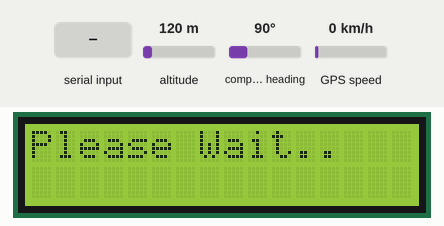
Bench run of a sketch on a simulated Arduino Nano, built with avr-gcc and run on an emulated ATmega328P. Parts: 16×2 character LCD. The test bench sets the inputs (shaded band); at power-on: compass heading 90°, altitude 120 m, GPS speed 0 km/h. The GPS gets a fix after 3 s at 37.7749, -122.4194 with 8 satellites; no radio packets arrive unless stated; what the sketch prints to the serial monitor is not drawn.

Above: at 1.2 s.
1.3 s: compass heading set to 180°
At 4.6 s:
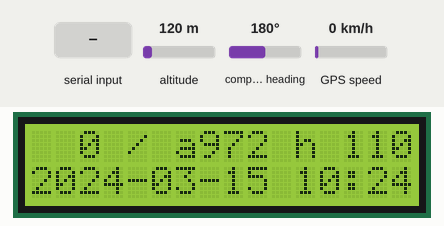
4.8 s: altitude set to 20 m
At 7.3 s:
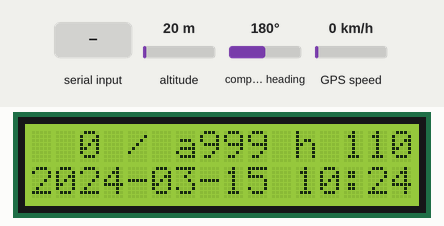
7.6 s: GPS speed set to 2 km/h
At 10.1 s:
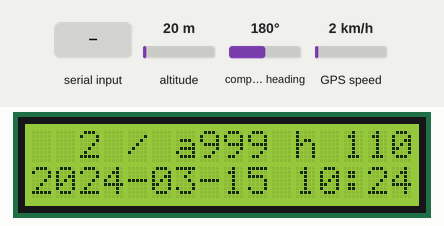
10.7 s: altitude set to 92 m
13.9 s: altitude set to 108 m
17.0 s: "1" received over the second serial link
At 20.4 s:
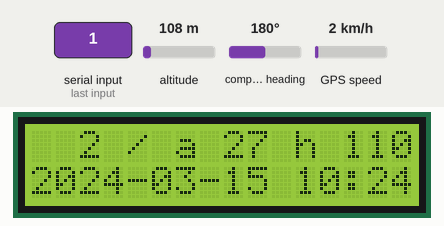
Timing chart, 0 to 21.5 s (numbered marks = the images above; inputs shaded):
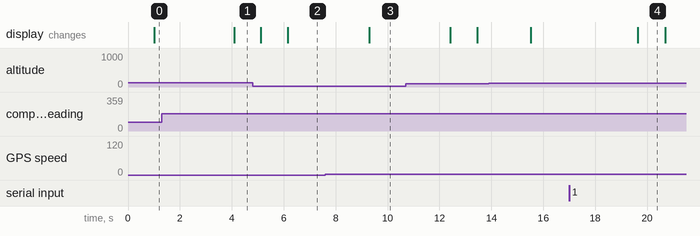

The sketch:

PRNG.ino
```cpp
/*
 * This is the code generator part of This Is Not A Wherigo
 * The Hardware is a LabiDuino ("self"-made clone). In Arduino 1..0.3 the boardtype is "nano with 328". In 1.6.x it's "nano" and "processor" is Atmega328.
 *
 *
 *
 */
#include <LiquidCrystal_I2C.h>
#include <TinyGPS.h>
#include <SoftwareSerial.h>
// #include <EEPROM.h>
#include <Time.h>
#include <Wire.h>
#include <VirtualWire.h>

//LiquidCrystal_I2C lcd(0x20,4,5,6,0,1,2,3,7);
LiquidCrystal_I2C lcd(0x20,4,5,6,0,1,2,3,7,NEGATIVE);

/*
#include <MemoryFree.h>
#include <pgmStrToRAM.h>
*/

// 433-stuff
int txpowerPin = 10; // we turn the 433-module on by setting this PIN HIGH
int RF_TX_PIN = 9; // transmit PIN

/* GPS-related variables */
float flat, flon;
unsigned long age, date, time;
int Year;
byte Month, Day, Hour, Minute, Second;

long int start; // timer for letting the gps-object 'feed' more than once

// for the rotating part of the display
int displayState = 0;

TinyGPS gps;
// rx = 6 (yellow), tx = 7 (white)
// vcc = black, gnd = green
SoftwareSerial nss(7,6);

// Coordinate to start from
// 55.90477, 12.49889
static const float COORDINATE_LAT = 55.90477;
static const float COORDINATE_LON = 12.49889;

time_t codetime; // save now() in this - also used to seed the PRNG

//  tællere til nedtælling - vi starter på 30 minutter (1800 sekunder)
// formel: currentIntercal = defaultInterval*(distance(m)+1)*(hastighed(km/t)+1)
// skal trækkes fra countdown-timer (remainCount) hvert sekund
float startCount = 30;
float remainCount = startCount;

float defaultInterval = 0.01;


long previousMillis;
int interval = 1000; // refresh interval for the display

void setup() {
  pinMode(txpowerPin,OUTPUT); // setting the power-pin for the 433 .. low to start with
  digitalWrite(txpowerPin,HIGH); // .. meaning, HIGH while we debug

  // configure virtualwire
  vw_set_tx_pin(RF_TX_PIN); // Setup transmit pin
  vw_setup(2000); // Transmission speed in bits per second.

  Serial.begin(9600);
  Serial.println("please wait..");
  nss.begin(9600); // initiate SoftwareSerial, which we use to talk to the GPS

  lcd.begin(16,2);               // initialize the lcd
  lcd.setBacklight(HIGH); // LOW  = slukket backlight, HIGH = .. guess
  // for demo, we just send out the code

  sendCode("AX4321");
}

void loop() {
  // Pseudocode for later
  // set and check states for the loop
  // Different phases: startup (wait for signal), Aquiring code (getting the user to move), code aquired (send the user back), back to the box (send code to box)
  // I should use the game-state/tasknr as I did in TheBox - but this time there is no saved states, so tasknr should be sufficient

  // I should allow for the GPS-signal to get lost after the initial tasknr, so the countdown doesn't get reset
  // to be safe, end() the gps-module before talking to 433
  // end of pseudocode for now

    // stuff the gps-object with data
    feedgps();
    gps.f_get_position(&flat, &flon, &age);
    gps.crack_datetime(&Year, &Month, &Day, &Hour, &Minute, &Second, NULL, &age); // this will probably fail at first..

     // this might not be needed as we need to talk to the GPS 'all the time' even after first fix
    //updatedatetime(); // runs for 1000ms to make sure we have date-time correct

    if (age < 1000) {
      // I only want to update the display once per interval
      int speed = (int)gps.f_speed_kmph(); // a sort of rounding
      if (millis()-previousMillis >= interval) {
        if (displayState == 2) { displayState = 0; }
        lcd.setCursor(0,0);
        lcd.print("                ");
        lcd.setCursor(0,0);
        if (speed < 100) {
            lcd.print(" ");
        }
        if (speed < 10) {
            lcd.print(" ");
        }
        lcd.print(speed);

        // here we have a rotating 'field' that toggle between hdop and age
        // I tink I can get away with writing a<age> h<hdop> as debug and get rid of the blinking..
        lcd.print(" / ");
        lcd.print("a");
        if (age < 100) lcd.print(" "); // we only print this if age < 1000 anyway
        lcd.print(age);
        lcd.print(" h");
        if (gps.hdop() < 1000) lcd.print(" ");  // no idea what hdop can swing out to, so we give room for 4 digits
        lcd.print(gps.hdop());

        // below commented out to get rid of the blinking
/*        switch(displayState) {
          case 0:
            lcd.print(" hdop: ");lcd.print(gps.hdop());
          break;
          case 1:
            lcd.print(" age:");lcd.print(age);
          break;
        }
*/

        lcd.setCursor(0,1);
        lcd.print(Year);
        lcd.print("-");
        if (Month < 10) { lcd.print("0"); } lcd.print(Month);
        lcd.print("-");
        if (Day < 10) { lcd.print("0");} lcd.print(Day);
        lcd.print(" ");
        if (Hour < 10) { lcd.print("0"); } lcd.print(Hour);
        lcd.print(":");
        if (Minute < 10) { lcd.print("0"); } lcd.print(Minute);
        previousMillis = millis();
        displayState++;
        const char *msg = "updating display";
        // change to generated code - remember to prepend safety char
  //      sendCode("AX4321");


    } // eo 'display'

  } else {
    if (millis()-previousMillis >= interval) {
      lcd.clear(); lcd.print("Please Wait..");
//      lcd.clear(); lcd.print("Updating safe..");
      previousMillis = millis();
      //const char *msg = "Waiting for signal";
      // for demo, we send out our code every second
//      sendCode("AX4321");
    }
  }
}


static bool feedgps()
{
  while (nss.available())
  {
    if (gps.encode(nss.read()))
      return true;
  }
  return false;
}


void updatedatetime() {
         start = millis();
         while (millis() - start < 1000) {
            feedgps();
         }
}

// function for sending the code to the motherCache - I am in doubt if the syntax is correct, but time will tell
void sendCode(char *m) {
//  const char *msg = "hello";
  vw_send((uint8_t *)m, strlen(m));
}
```

Measured:
- after the input at 1.3 s, the display: changes after 2.8 s (image 1)
- after the input at 7.6 s, the display: changes after 1.7 s (image 3)
- after the input at 17.0 s, the display: changes after 2.6 s (image 4)
- what the display in image 4 shows lasts 1.1 s, from 19.6 s to 20.7 s
